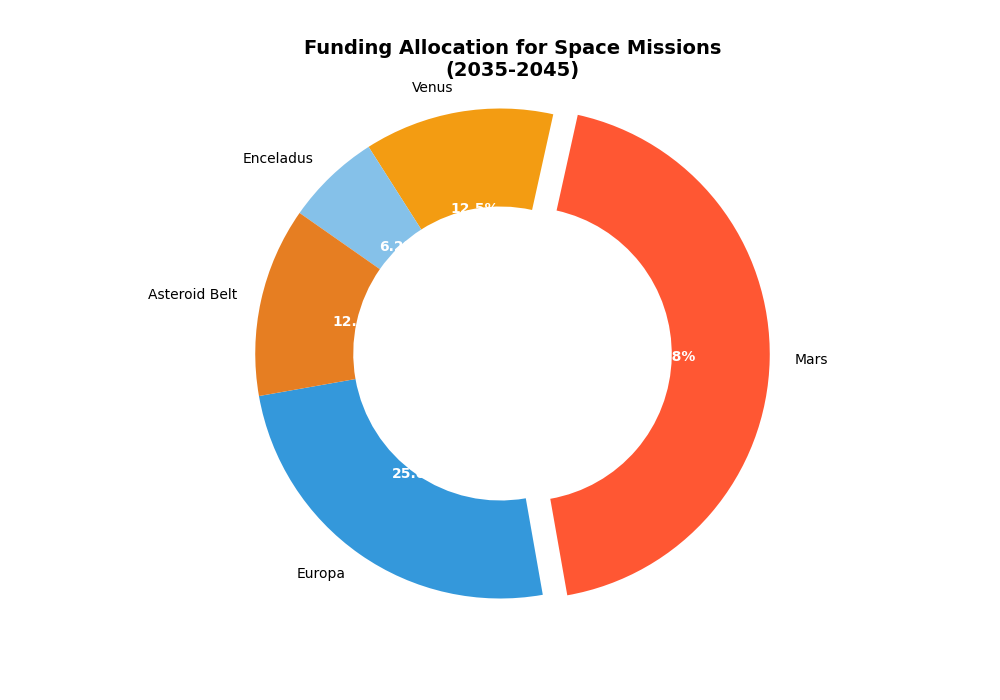

Generate this figure with Python:
import matplotlib.pyplot as plt

# Updated lists after removing 'Moon' and 'Titan'
destinations = ['Europa', 'Mars', 'Venus', 'Enceladus', 'Asteroid Belt']
budget_allocation = [20, 35, 10, 5, 10]
colors = ['#3498DB', '#FF5733', '#F39C12', '#85C1E9', '#E67E22']
explode = (0, 0.1, 0, 0, 0)

fig, ax = plt.subplots(figsize=(10, 7))
wedges, texts, autotexts = ax.pie(
    budget_allocation,
    explode=explode,
    labels=destinations,
    colors=colors,
    autopct='%1.1f%%',
    startangle=190,
    wedgeprops=dict(width=0.4)
)

for autotext in autotexts:
    autotext.set_color('white')
    autotext.set_fontsize(10)
    autotext.set_weight('bold')

ax.axis('equal')
plt.title("Funding Allocation for Space Missions\n(2035-2045)", fontsize=14, fontweight='bold')

plt.show()
